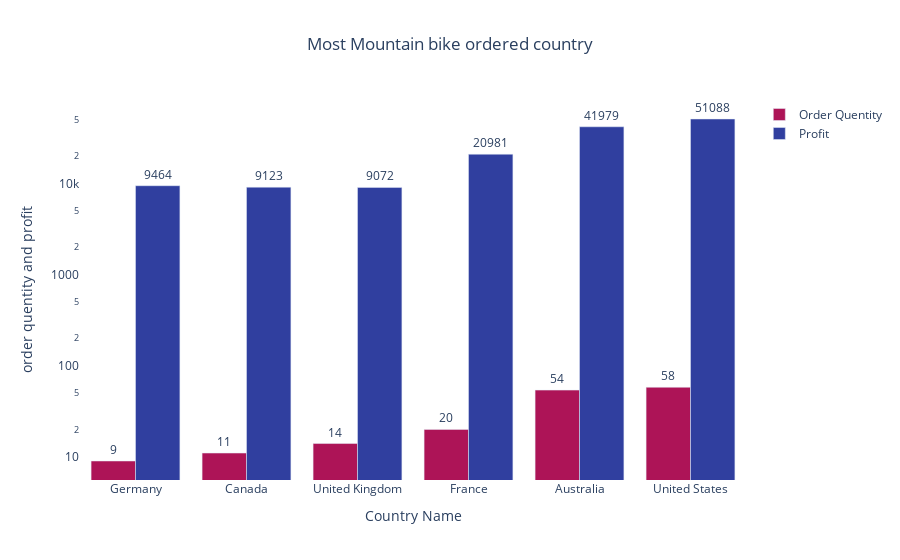

Notebook cell for this chart:
### Code cell
fig = go.Figure()

fig.add_trace(
    go.Bar(x=country_group['Country'],y=country_group['Order Quantity'],
           name ='Order Quentity',
           marker=dict(color=colors['pink']),
           text=country_group['Order Quantity'])
)
fig.add_trace(
    go.Bar(x=country_group['Country'],y=country_group['Profit'],
           name='Profit',
           marker=dict(color=colors['blue']),
           text=country_group['Profit'])
)

fig.update_traces(textposition='outside')

fig.update_layout(title_text='Most Mountain bike ordered country',title_x=.5,
                  barmode='group',
                  plot_bgcolor=colors['white'],
                  paper_bgcolor=colors['white'],
                  yaxis_type='log')

fig.update_xaxes(title_text='Country Name')
fig.update_yaxes(title_text='order quentity and profit')

fig.show()

### Figure 1 — Plotly figure (JSON) as saved in the notebook; plotly's stock layout.template omitted (floating-point values rounded to 4 significant figures)
{"data": [{"marker": {"color": "rgb(173, 20, 87)"}, "name": "Order Quentity", "text": [9, 11, 14, 20, 54, 58], "textposition": "outside", "type": "bar", "x": ["Germany", "Canada", "United Kingdom", "France", "Australia", "United States"], "y": [9, 11, 14, 20, 54, 58]}, {"marker": {"color": "rgb(48, 63, 159)"}, "name": "Profit", "text": [9464, 9123, 9072, 20981, 41979, 51088], "textposition": "outside", "type": "bar", "x": ["Germany", "Canada", "United Kingdom", "France", "Australia", "United States"], "y": [9464, 9123, 9072, 20981, 41979, 51088]}], "layout": {"barmode": "group", "paper_bgcolor": "rgb(255,255,255)", "plot_bgcolor": "rgb(255,255,255)", "title": {"text": "Most Mountain bike ordered country", "x": 0.5}, "xaxis": {"title": {"text": "Country Name"}}, "yaxis": {"title": {"text": "order quentity and profit"}, "type": "log"}}}
